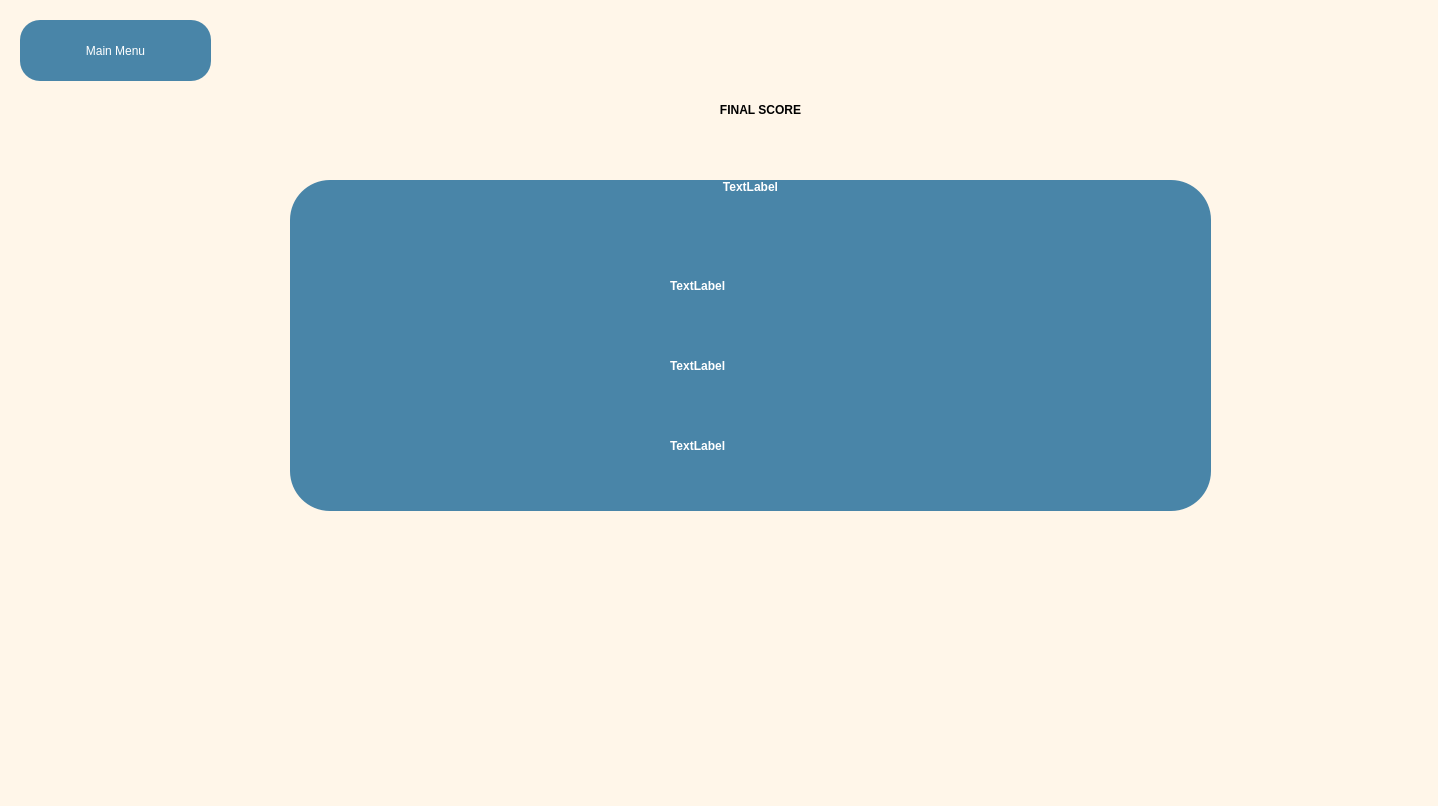
<?xml version="1.0" encoding="UTF-8"?>
<ui version="4.0">
 <class>MainWindow</class>
 <widget class="QMainWindow" name="MainWindow">
  <property name="geometry">
   <rect>
    <x>0</x>
    <y>0</y>
    <width>1438</width>
    <height>806</height>
   </rect>
  </property>
  <property name="windowTitle">
   <string>MainWindow</string>
  </property>
  <property name="styleSheet">
   <string notr="true">QWidget{
	background-color: rgb(255,246,233);
}

#resultLabel{
	background-color: rgb(73,133,168);
	border-radius: 40%;
	color: white;
	font: 50pt &quot;Verdana&quot;;
}

#q1{
font:35pt 'Verdana';
background-color:rgb(73,133,168);
color:white;}

#q2{
font:35pt 'Verdana';
background-color:rgb(73,133,168);
color:white;}

#q3{
font:35pt 'Verdana';
background-color:rgb(73,133,168);
color:white;}

QPushButton{
	background-color: rgb(73,133,168);
	border-radius: 20%;
	color: white;
	font: 20pt &quot;Verdana&quot;;
}

QPushButton:hover{
	background-color: rgb(93,153,168);
	border: 2px solid black;
}

QLabel{
	font: 80pt &quot;Calibri&quot;;
	font-weight: 900;
}</string>
  </property>
  <widget class="QWidget" name="centralwidget">
   <widget class="QLabel" name="resultLabel">
    <property name="geometry">
     <rect>
      <x>290</x>
      <y>180</y>
      <width>921</width>
      <height>331</height>
     </rect>
    </property>
    <property name="text">
     <string>&lt;html&gt;&lt;head/&gt;&lt;body&gt;&lt;p align=&quot;center&quot;&gt;TextLabel&lt;/p&gt;&lt;/body&gt;&lt;/html&gt;</string>
    </property>
    <property name="alignment">
     <set>Qt::AlignLeading|Qt::AlignLeft|Qt::AlignTop</set>
    </property>
   </widget>
   <widget class="QLabel" name="Header">
    <property name="geometry">
     <rect>
      <x>270</x>
      <y>50</y>
      <width>981</width>
      <height>121</height>
     </rect>
    </property>
    <property name="text">
     <string>&lt;html&gt;&lt;head/&gt;&lt;body&gt;&lt;p align=&quot;center&quot;&gt;FINAL SCORE&lt;/p&gt;&lt;/body&gt;&lt;/html&gt;</string>
    </property>
   </widget>
   <widget class="QPushButton" name="mainMenu_Button">
    <property name="geometry">
     <rect>
      <x>20</x>
      <y>20</y>
      <width>191</width>
      <height>61</height>
     </rect>
    </property>
    <property name="text">
     <string>Main Menu</string>
    </property>
   </widget>
   <widget class="QLabel" name="q1">
    <property name="geometry">
     <rect>
      <x>670</x>
      <y>250</y>
      <width>181</width>
      <height>71</height>
     </rect>
    </property>
    <property name="text">
     <string>TextLabel</string>
    </property>
   </widget>
   <widget class="QLabel" name="q2">
    <property name="geometry">
     <rect>
      <x>670</x>
      <y>330</y>
      <width>181</width>
      <height>71</height>
     </rect>
    </property>
    <property name="text">
     <string>TextLabel</string>
    </property>
   </widget>
   <widget class="QLabel" name="q3">
    <property name="geometry">
     <rect>
      <x>670</x>
      <y>410</y>
      <width>181</width>
      <height>71</height>
     </rect>
    </property>
    <property name="text">
     <string>TextLabel</string>
    </property>
   </widget>
  </widget>
  <widget class="QStatusBar" name="statusbar"/>
 </widget>
 <resources/>
 <connections/>
</ui>
